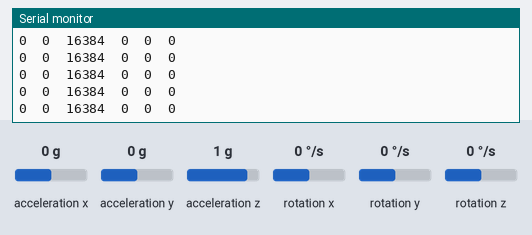
A sketch run on a simulated Arduino Uno, built with avr-gcc and run on an emulated ATmega328P. Shown: the last lines printed to the serial monitor. Wiring (inferred from the names in the program): MPU-6050 motion sensor at I2C address 0x68. The test bench sets the inputs (shaded band); at power-on: acceleration x 0 g, acceleration y 0 g, acceleration z 1 g, rotation x 0 °/s, rotation y 0 °/s, rotation z 0 °/s.

Above: at 2.4 s.
2.5 s: acceleration x set to -1.4 g
At 2.53 s:
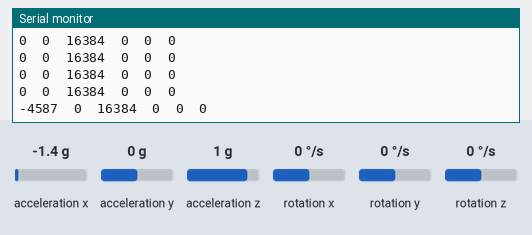
4.0 s: acceleration y set to -1.4 g
At 4.02 s:
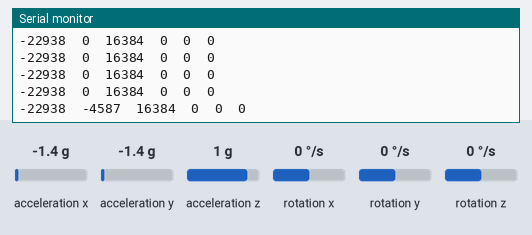
5.5 s: acceleration z set to -1.4 g
At 5.51 s:
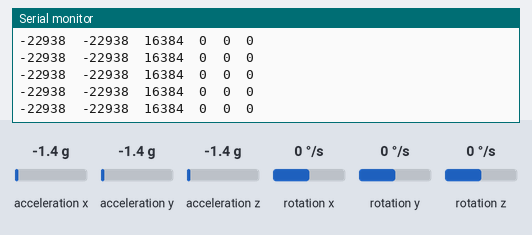
7.0 s: rotation x set to -192 °/s
At 7.05 s:
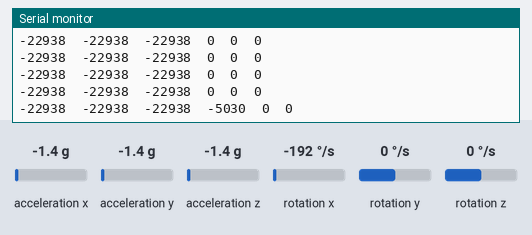
8.5 s: rotation y set to -192 °/s
At 8.54 s:
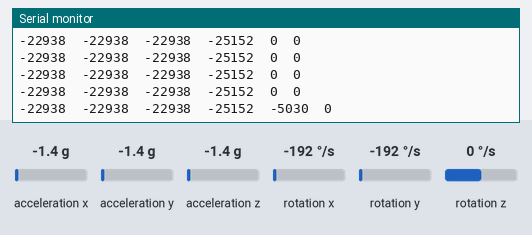
Timing chart, 0 to 11.0 s (numbered marks = the images above; inputs shaded):
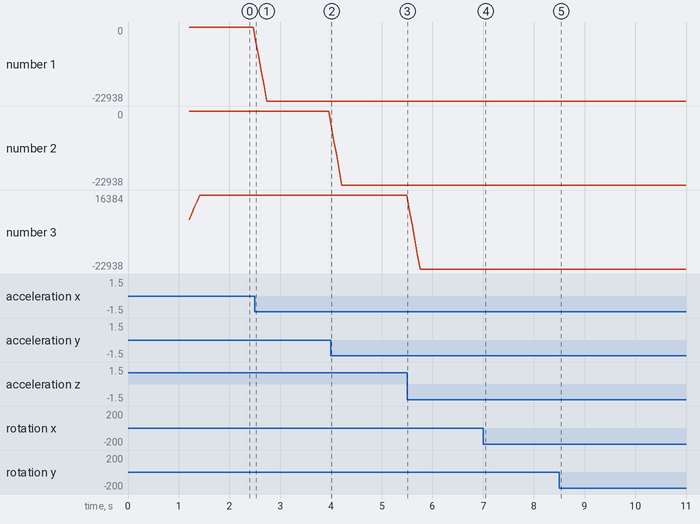

The sketch:

EEPROM.ino
```cpp
#include <Wire.h>

#define MPU_ADDR 0x68

// Simple moving average filter
const int FILTER_SIZE = 5;
int16_t ax_buffer[FILTER_SIZE], ay_buffer[FILTER_SIZE], az_buffer[FILTER_SIZE];
int16_t gx_buffer[FILTER_SIZE], gy_buffer[FILTER_SIZE], gz_buffer[FILTER_SIZE];
int buffer_index = 0;

void setup() {
  Serial.begin(115200);

  // Initialize I2C with lower speed for reliability
  Wire.begin();
  Wire.setClock(100000); // 100kHz - slower but more reliable

  Serial.println("MPU6050 Slow & Steady Test");

  // Initialize buffers
  for(int i=0; i<FILTER_SIZE; i++) {
    ax_buffer[i] = ay_buffer[i] = az_buffer[i] = 0;
    gx_buffer[i] = gy_buffer[i] = gz_buffer[i] = 0;
  }

  // Reset MPU6050
  resetMPU();

  delay(1000);

  Serial.println("\nReading raw values (no calibration):");
  Serial.println("AX\tAY\tAZ\tGX\tGY\tGZ");
}

void resetMPU() {
  // Send reset command
  Wire.beginTransmission(MPU_ADDR);
  Wire.write(0x6B); // PWR_MGMT_1
  Wire.write(0x80); // Device reset
  Wire.endTransmission();
  delay(100);

  // Wake up
  Wire.beginTransmission(MPU_ADDR);
  Wire.write(0x6B);
  Wire.write(0x00); // Wake up
  Wire.endTransmission();
  delay(100);

  // Configure
  Wire.beginTransmission(MPU_ADDR);
  Wire.write(0x1A); // CONFIG
  Wire.write(0x03); // DLPF = 3 (44Hz bandwidth)
  Wire.endTransmission();
}

bool readMPU(int16_t* ax, int16_t* ay, int16_t* az,
             int16_t* gx, int16_t* gy, int16_t* gz) {
  static uint8_t buffer[14];

  // Request data
  Wire.beginTransmission(MPU_ADDR);
  Wire.write(0x3B);
  if (Wire.endTransmission(false) != 0) return false;

  // Request 14 bytes
  uint8_t bytesRead = Wire.requestFrom(MPU_ADDR, 14);
  if (bytesRead != 14) return false;

  // Read all bytes
  for (uint8_t i = 0; i < 14; i++) {
    buffer[i] = Wire.read();
  }

  // Combine bytes
  *ax = (buffer[0] << 8) | buffer[1];
  *ay = (buffer[2] << 8) | buffer[3];
  *az = (buffer[4] << 8) | buffer[5];
  *gx = (buffer[8] << 8) | buffer[9];
  *gy = (buffer[10] << 8) | buffer[11];
  *gz = (buffer[12] << 8) | buffer[12];

  return true;
}

void loop() {
  int16_t ax, ay, az, gx, gy, gz;

  if (readMPU(&ax, &ay, &az, &gx, &gy, &gz)) {
    // Store in buffer for filtering
    ax_buffer[buffer_index] = ax;
    ay_buffer[buffer_index] = ay;
    az_buffer[buffer_index] = az;
    gx_buffer[buffer_index] = gx;
    gy_buffer[buffer_index] = gy;
    gz_buffer[buffer_index] = gz;

    buffer_index = (buffer_index + 1) % FILTER_SIZE;

    // Calculate moving average
    int32_t ax_avg = 0, ay_avg = 0, az_avg = 0;
    int32_t gx_avg = 0, gy_avg = 0, gz_avg = 0;

    for(int i=0; i<FILTER_SIZE; i++) {
      ax_avg += ax_buffer[i];
      ay_avg += ay_buffer[i];
      az_avg += az_buffer[i];
      gx_avg += gx_buffer[i];
      gy_avg += gy_buffer[i];
      gz_avg += gz_buffer[i];
    }

    ax_avg /= FILTER_SIZE;
    ay_avg /= FILTER_SIZE;
    az_avg /= FILTER_SIZE;
    gx_avg /= FILTER_SIZE;
    gy_avg /= FILTER_SIZE;
    gz_avg /= FILTER_SIZE;

    // Display
    Serial.print(ax_avg); Serial.print("\t");
    Serial.print(ay_avg); Serial.print("\t");
    Serial.print(az_avg); Serial.print("\t");
    Serial.print(gx_avg); Serial.print("\t");
    Serial.print(gy_avg); Serial.print("\t");
    Serial.println(gz_avg);
  } else {
    Serial.println("Read failed - retrying...");
    delay(100);
  }

  delay(50);
}
```

Measured:
- after the input at 2.5 s, the serial monitor: prints a new line at once (image 1)
- after the input at 4.0 s, the serial monitor: prints a new line at once (image 2)
- after the input at 7.0 s, the serial monitor: prints a new line at once (image 4)
- after the input at 8.5 s, the serial monitor: prints a new line at once (image 5)
- plotted number 1: 0 → -22938 after the input at 2.5 s
